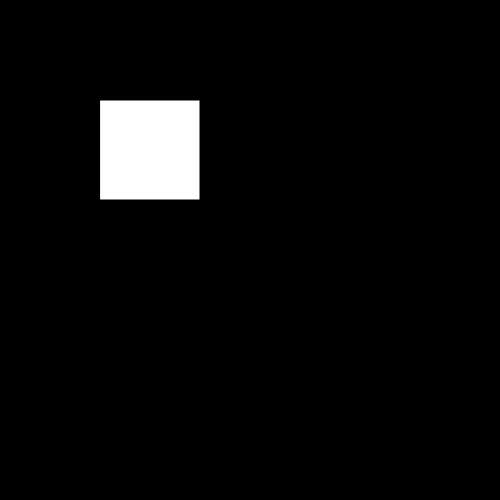
Frame 1 (no input)
Frame 60 (no input): identical to frame 1, image omitted
Frame 120 (the mouse pressed at the canvas centre since frame 60): identical to frame 1, image omitted

The p5.js sketch that drew this single still picture (run headless with seeded random() and noise() and a simulated clock; from frame 60 on, the mouse is pressed at the canvas centre):

// p5.js sketch
// ── sketch.js
var world, tmp;

function setup() {
  var canvas = createCanvas(500, 500);

  world = new World(canvas);

  tmp = new WObject(100, 100, 100, 100);


  world.addWObject(tmp);

  let button = createButton("Click me");
  button.mouseClicked(() => {
    world.addWAction(new WAction(0, 0.1, 0, 0.01, 10, 10, tmp.id));
  });
}

function draw() {
  world.tick();
  world.drawWorld();
}


function WObject(a, b, x, y) {
  this.width = a;
  this.height = b;
  this.x = x;
  this.y = y;
  this.id;

  this.addID = function(id) {
    this.id = id;
  }

  this.draw = function() {
    rect(this.x, this.y, this.width, this.height);
  }
}

function WAction(ax, ay, fx, fy, vx0, vy0, bindID) {
  this.ax = ax;
  this.ay = ay;
  this.fx = fx;
  this.fy = fy;
  this.vx = vx0;
  this.vy = vy0;

  this.bindID = bindID;
}

function World(canvas) {
  this.canvas = canvas;
  this.wobjects = [];
  this.wactions = [];

  this.drawWorld = function() {
    background(0);
    for (let i = 0 ; i < this.wobjects.length ; i++) {
      this.wobjects[i].draw();
    }
  }

  this.tick = function() {
    for (let i = 0 ; i < this.wactions.length ; i++) {
      let waction = this.wactions[i];
      this.wobjects[waction.bindID].x += waction.vx;
      this.wobjects[waction.bindID].y += waction.vy;

      waction.vx += waction.ax;
      waction.vy += waction.ay;

      waction.ax -= waction.fx;
      waction.ay -= waction.fy;

      if ( waction.ax * waction.fx <= 0 ) {
        if (abs(waction.ax) <= abs(waction.fx)) {
          waction.ax = 0;
        }
      }

      if ( waction.ay * waction.fy <= 0 ) {
        if (abs(waction.ay) <= abs(waction.fy)) {
          waction.ay = 0;
        }
      }


      if (waction.ay == 0 && waction.ax == 0) {
        this.wactions.splice(i,1);
      }

    }
  }

  this.addWObject = function(wobject) {
    wobject.addID(this.wobjects.length);
    append(this.wobjects, wobject);
  }

  this.addWAction = function(waction) {
    append(this.wactions, waction);
  }

}

// ── P5-World-Animations.js

function smoothMove(object, destination, time) {

  var dx, dy, vx, vy, dxtime;

  return new WAction(
  object.id,() => {
    dx = -(object.coordinate.x - destination.x);
    dy = -(object.coordinate.y - destination.y);

    vx = dx / time;
    vy = dy / time;

    dxtime = time;
  }, () =>
    {
      let angleTime = map(dxtime, time, 0, 0, PI);
      let sintime = sin(angleTime);
      return V(vx * sintime * PI / 2  , vy * sintime * PI / 2);
    }, () =>
    {

      if (--dxtime == 0) {
        object.coordinate.x = round(object.coordinate.x);
        object.coordinate.y = round(object.coordinate.y);
        //console.log(object.coordinate.x+ " : " + object.coordinate.y);
        return true;
      }
      return false;
    }
  );
}

function move(object, destination, time) {

  var dx, dy, vx, vy, dxtime;

  return new WAction(
  tmp.id,() => {
    vx = -(object.coordinate.x - destination.x) / time;
    vy = -(object.coordinate.y - destination.y) / time;

    dxtime = time;
  }, () =>
    {
      return V(vx, vy);
    }, () =>
    {
      return --dxtime == 0;
    }
  );
}

// ── P5-World.js

function WObject(a, b, x, y) {
  this.width = a;
  this.height = b;
  this.coordinate = {'x' : x , 'y' : y};
  this.id;

  this.addID = function(id) {
    this.id = id;
  }

  this.draw = function() {
    rect(this.coordinate.x, this.coordinate.y, this.width, this.height);
  }
}

function WAction(bindID, initFunction = () => {}, deltaFunction = () => {}, endFunction = () => {}) {

  this.bindID = bindID;
  this.queuedAction = null;
  this.queueAction = function(nextAction) {
    if (this.queuedAction != null) {
      this.queuedAction.queueAction(nextAction);
    } else {
      this.queuedAction = nextAction;
    }
    return this;
  }

  this.hasQueue = function () {
    return this.queuedAction != null;
  }

  this.getNextQueue = function () {
    return this.queuedAction;
  }

  this.init = initFunction;

  this.delta = deltaFunction;

  this.end = endFunction;
}

function World(canvas) {
  this.canvas = canvas;
  this.wobjects = [];
  this.wactions = [];

  this.drawWorld = function() {
    background(0);
    for (let i = 0 ; i < this.wobjects.length ; i++) {
      this.wobjects[i].draw();
    }
  }

  this.tick = function() {
    for (let i = 0 ; i < this.wactions.length ; i++) {
      let waction = this.wactions[i];

      if(this.wactions[i].end()) {
        if (this.wactions[i].hasQueue()) {
          this.wactions[i] = this.wactions[i].getNextQueue();
          this.wactions[i].init();
        } else {
          this.wactions.splice(i, 1);
        }
        continue;
      }

      let delta = this.wactions[i].delta()
      this.wobjects[waction.bindID].coordinate.x += delta.x;
      this.wobjects[waction.bindID].coordinate.y += delta.y;

    }
  }

  this.addWObject = function(wobject) {
    wobject.addID(this.wobjects.length);
    append(this.wobjects, wobject);
  }

  this.addWAction = function(waction) {
    waction.init();
    append(this.wactions, waction);
    return this.wactions[this.wactions.length - 1];
  }

}
